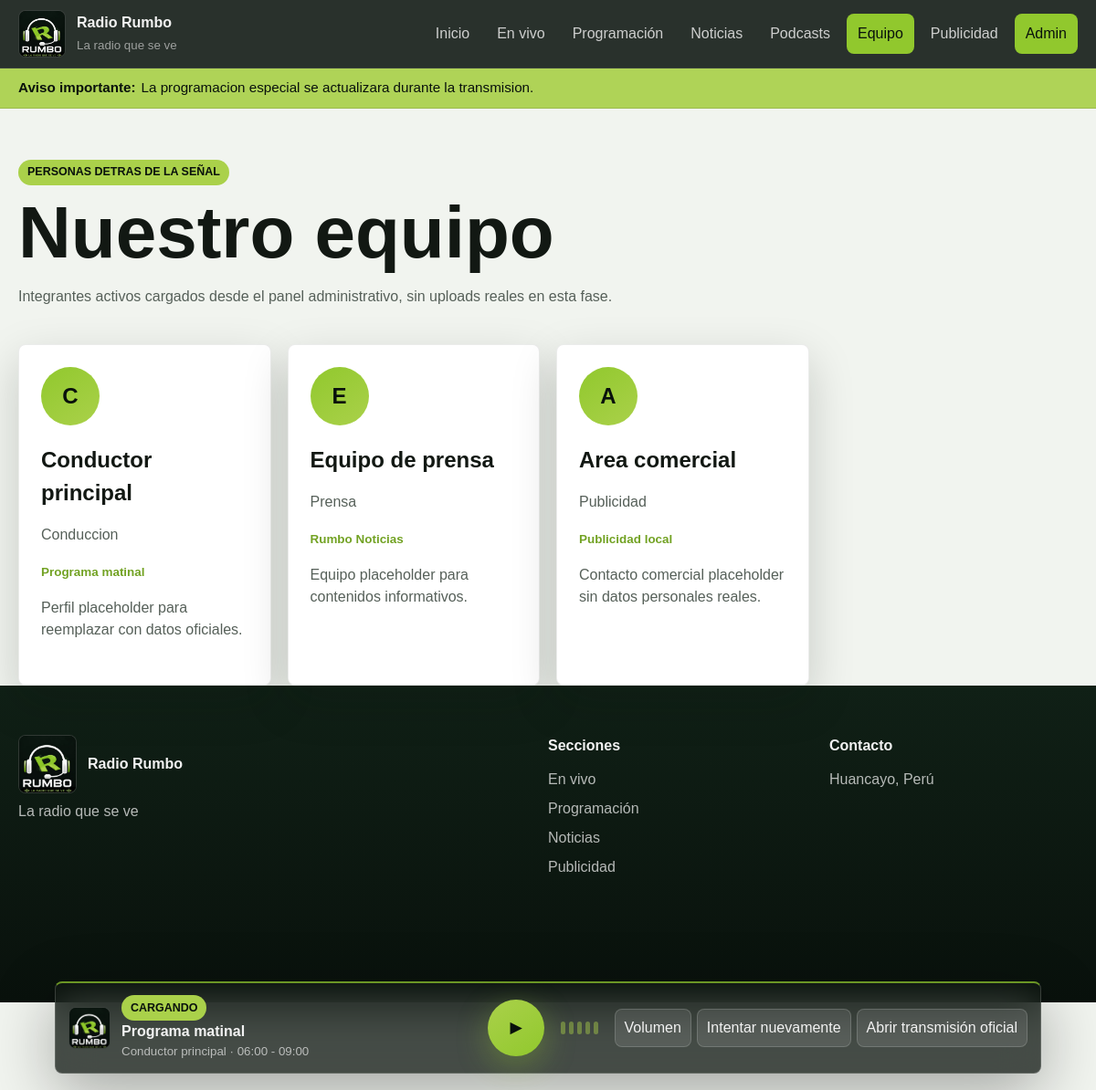
The app's page /equipo/index.php with its own data.
### tables this page shows
CREATE TABLE urgent_notices (
    id INT UNSIGNED AUTO_INCREMENT PRIMARY KEY,
    title VARCHAR(160) NOT NULL,
    message VARCHAR(500) NOT NULL,
    type ENUM('info', 'warning', 'urgent', 'event') NOT NULL DEFAULT 'info',
    status ENUM('draft', 'active', 'inactive', 'archived') NOT NULL DEFAULT 'draft',
    start_at DATETIME NULL,
    end_at DATETIME NULL,
    display_order INT UNSIGNED NOT NULL DEFAULT 0,
    created_at TIMESTAMP DEFAULT CURRENT_TIMESTAMP,
    updated_at TIMESTAMP DEFAULT CURRENT_TIMESTAMP ON UPDATE CURRENT_TIMESTAMP
);

CREATE TABLE team_members (
    id INT UNSIGNED AUTO_INCREMENT PRIMARY KEY,
    name VARCHAR(140) NOT NULL,
    role VARCHAR(140) NOT NULL,
    program_name VARCHAR(140) NULL,
    bio TEXT NULL,
    photo_path VARCHAR(255) NULL,
    facebook_url VARCHAR(255) NULL,
    instagram_url VARCHAR(255) NULL,
    is_active TINYINT(1) NOT NULL DEFAULT 1,
    display_order INT UNSIGNED NOT NULL DEFAULT 0,
    created_at TIMESTAMP DEFAULT CURRENT_TIMESTAMP,
    updated_at TIMESTAMP DEFAULT CURRENT_TIMESTAMP ON UPDATE CURRENT_TIMESTAMP
);

### app/Core/View.php (called while the page is built, shortened)
<?php
final class View
{
    public static function render(string $view, array $data = []): void
    {
        $basePath = dirname(__DIR__, 2) . DIRECTORY_SEPARATOR . 'resources' . DIRECTORY_SEPARATOR . 'views';
        $relativePath = str_replace('.', DIRECTORY_SEPARATOR, $view) . '.php';
        $viewPath = $basePath . DIRECTORY_SEPARATOR . $relativePath;
        $realViewPath = realpath($viewPath);
        extract($data, EXTR_SKIP);
        require $realViewPath;
    }
}

### app/Controllers/Public/TeamController.php (called while the page is built, shortened)
<?php
final class TeamController
{
    public function index(array $mock): void
    {
        try {
            $items = $this->teamService()->active();
        } catch (Throwable) {
            $items = [];
        }
        View::render('layouts.public', [
            'active' => 'equipo',
            'contentView' => 'team',
            'mock' => $mock,
            'pageTitle' => 'Radio Rumbo - Equipo',
            'teamMembers' => $items,
        ]);
    }
    private function teamService(): TeamService
    {
        if (!$this->team instanceof TeamService) {
            $this->team = new TeamService();
        }
        return $this->team;
    }
}

### public/equipo/index.php (called while the page is built, shortened)
<?php
$rootPath = rr_bootstrap();
(new TeamController())->index(rr_mock_data($rootPath));

### app/Core/Database.php (called while the page is built, shortened)
<?php
final class Database
{
    private static ?PDO $connection = null;
    public static function connection(): PDO
    {
        if (self::$connection instanceof PDO) {
            return self::$connection;
        }
        $host = self::env('DB_HOST', '127.0.0.1');
        $port = self::env('DB_PORT', '3306');
        $database = self::env('DB_DATABASE', 'radio_rumbo');
        $username = self::env('DB_USERNAME', 'root');
        $password = self::env('DB_PASSWORD', '');
        $dsn = sprintf(
            'mysql:host=%s;port=%s;dbname=%s;charset=utf8mb4',
            $host,
            $port,
            $database
        );
        try {
            self::$connection = new PDO($dsn, $username, $password, [
                PDO::ATTR_ERRMODE => PDO::ERRMODE_EXCEPTION,
                PDO::ATTR_DEFAULT_FETCH_MODE => PDO::FETCH_ASSOC,
                PDO::ATTR_EMULATE_PREPARES => false,
            ]);
        } catch (PDOException $exception) {
            throw new PDOException(
                'No se pudo conectar con la base de datos.',
                (int) $exception->getCode(),
                $exception
            );
        }
        return self::$connection;
    }
    private static function env(string $key, string $default = ''): string
    {
        $value = $_ENV[$key] ?? $_SERVER[$key] ?? getenv($key);
        return is_string($value) && $value !== '' ? $value : $default;
    }
}

### app/Models/UrgentNotice.php (called while the page is built, shortened)
<?php
final class UrgentNotice
{
    public function active(): array
    {
        $statement = $this->pdo()->prepare(
            'SELECT id, title, message, type, status, start_at, end_at, display_order
             FROM urgent_notices
             WHERE status = :status
               AND (start_at IS NULL OR start_at <= CURRENT_TIMESTAMP)
               AND (end_at IS NULL OR end_at >= CURRENT_TIMESTAMP)
             ORDER BY display_order, id DESC'
        );
        $statement->execute(['status' => 'active']);
        return $this->rows($statement->fetchAll());
    }
    private function rows(array $rows): array
    {
        $result = [];
        foreach ($rows as $row) {
            if (is_array($row)) {
                $result[] = $row;
            }
        }
        return $result;
    }
    private function pdo(): PDO
    {
        return $this->connection ?? Database::connection();
    }
}

### app/Services/UrgentNoticeService.php (called while the page is built, shortened)
<?php
final class UrgentNoticeService
{
    public function active(): array
    {
        return $this->repository()->active();
    }
    private function repository(): UrgentNotice
    {
        if (!$this->notices instanceof UrgentNotice) {
            $this->notices = new UrgentNotice();
        }
        return $this->notices;
    }
}

### public/bootstrap.php (called while the page is built, shortened)
<?php
function rr_mock_data(string $rootPath): array
{
    $data = require $rootPath . '/config/mock-data.php';
    $mock = is_array($data) ? $data : [];
    $mock['station'] = (new SettingService())->station($mock);
    $mock['active_banners'] = rr_active_banners();
    $mock['urgent_notices'] = rr_active_notices();
    return $mock;
}
function rr_active_banners(): array
{
    try {
        return (new BannerService())->active();
    } catch (Throwable) {
        return [];
    }
}
function rr_active_notices(): array
{
    try {
        return (new UrgentNoticeService())->active();
    } catch (Throwable) {
        return [];
    }
}

### app/Helpers/SecurityHelper.php (called while the page is built, shortened)
<?php
final class SecurityHelper
{
    public static function e(string $value): string
    {
        return htmlspecialchars($value, ENT_QUOTES | ENT_SUBSTITUTE, 'UTF-8');
    }
}

### app/Models/TeamMember.php (called while the page is built, shortened)
<?php
final class TeamMember
{
    public function active(): array
    {
        $statement = $this->pdo()->prepare(
            'SELECT id, name, role, program_name, bio, photo_path, facebook_url, instagram_url, display_order
             FROM team_members
             WHERE is_active = :active
             ORDER BY display_order, name, id'
        );
        $statement->execute(['active' => 1]);
        return $this->rows($statement->fetchAll());
    }
    private function rows(array $rows): array
    {
        $result = [];
        foreach ($rows as $row) {
            if (is_array($row)) {
                $result[] = $row;
            }
        }
        return $result;
    }
    private function pdo(): PDO
    {
        return $this->connection ?? Database::connection();
    }
}

### app/Services/TeamService.php (called while the page is built, shortened)
<?php
final class TeamService
{
    public function active(): array
    {
        return $this->repository()->active();
    }
    private function repository(): TeamMember
    {
        if (!$this->team instanceof TeamMember) {
            $this->team = new TeamMember();
        }
        return $this->team;
    }
}

### resources/views/public/team.php (the view, shortened to what this page needs)
<?php
$teamMembers = is_array($teamMembers ?? null) ? $teamMembers : [];
?>
<section class="page-title container">
    <span class="section-kicker">Personas detras de la señal</span>
    <h1>Nuestro equipo</h1>
    <p>Integrantes activos cargados desde el panel administrativo, sin uploads reales en esta fase.</p>
</section>
<section class="container team-grid">
    <?php foreach ($teamMembers as $member): ?>
        <article class="person-card large">
            <?php if ((string) ($member['photo_path'] ?? '') !== ''): ?>
                <img class="avatar-placeholder" src="<?= $e((string) $member['photo_path']) ?>" alt="" width="82" height="82">
            <?php else: ?>
                <div class="avatar-placeholder"><?= $e(strtoupper(substr((string) $member['name'], 0, 1))) ?></div>
            <?php endif; ?>
            <h2><?= $e((string) $member['name']) ?></h2>
            <p><?= $e((string) $member['role']) ?></p>
            <span><?= $e((string) ($member['program_name'] ?: 'Radio Rumbo')) ?></span>
            <?php if ((string) ($member['bio'] ?? '') !== ''): ?><p><?= $e((string) $member['bio']) ?></p><?php endif; ?>
        </article>
    <?php endforeach; ?>
</section>

### resources/views/partials/urgent-notice-bar.php (shortened to what this page needs)
<?php
$urgentNotices = is_array($mock['urgent_notices'] ?? null) ? $mock['urgent_notices'] : [];
?>
<?php if ($urgentNotices !== []): ?>
    <section class="urgent-notice-bar" aria-label="Avisos importantes">
        <div class="container">
            <?php foreach (array_slice($urgentNotices, 0, 2) as $notice): ?>
                <article class="urgent-notice urgent-notice-<?= $e((string) $notice['type']) ?>">
                    <strong><?= $e((string) $notice['title']) ?>:</strong>
                    <span><?= $e((string) $notice['message']) ?></span>
                </article>
            <?php endforeach; ?>
        </div>
    </section>
<?php endif; ?>

### resources/views/partials/floating-player.php (shortened to what this page needs)
<?php
$audioUrl = is_string($station['stream_audio_url'] ?? null) ? $station['stream_audio_url'] : '';
?>
<aside class="floating-player" aria-label="Reproductor en vivo" data-audio-status-root>
    <div class="player-station">
        <img class="player-logo" src="/assets/img/radio-rumbo-logo.png" alt="" width="46" height="46">
        <div>
            <span class="live-pill" data-audio-status-label>En vivo</span>
            <strong><?= $e((string) ($currentProgram['name'] ?? 'Programa matinal')) ?></strong>
            <small><?= $e((string) ($currentProgram['host'] ?? 'Conductor principal')) ?> · <?= $e((string) ($currentProgram['schedule'] ?? 'Horario')) ?></small>
        </div>
    </div>
    <button class="player-play" type="button" data-player-toggle aria-label="Reproducir o pausar radio en vivo">
        <span data-player-icon>▶</span>
    </button>
    <div class="audio-waves" aria-hidden="true">
        <span></span><span></span><span></span><span></span><span></span>
    </div>
    <div class="player-actions">
        <button type="button" aria-label="Volumen visual">Volumen</button>
        <button type="button" data-audio-retry>Intentar nuevamente</button>
        <?php if ($audioUrl !== ''): ?>
            <a href="<?= $e($audioUrl) ?>" target="_blank" rel="noopener noreferrer">Abrir transmisión oficial</a>
        <?php else: ?>
            <a href="/en-vivo/" aria-label="Abrir transmisión en vivo">Abrir</a>
        <?php endif; ?>
    </div>
</aside>

### records on screen
urgent_notices: title "Aviso importante", message "La programacion especial se actualizara durante la transmision."
team_members: name "C", name "Conductor principal", role "Conduccion", program_name "Programa matinal", bio "Perfil placeholder para reemplazar con datos oficiales."
team_members: name "E", name "Equipo de prensa", role "Prensa", program_name "Rumbo Noticias", bio "Equipo placeholder para contenidos informativos."
team_members: name "A", name "Area comercial", role "Publicidad", program_name "Publicidad local", bio "Contacto comercial placeholder sin datos personales reales."

### other values on screen
$e((string) ($station['name'] ?? 'Radio Rumbo')) "Radio Rumbo"
$e((string) ($station['tagline'] ?? 'La radio que se ve')) "La radio que se ve"
$e($item['label']) "Inicio"
$e($item['label']) "En vivo"
$e($item['label']) "Programación"
$e($item['label']) "Noticias"
$e($item['label']) "Podcasts"
$e($item['label']) "Equipo"
$e($item['label']) "Publicidad"
$e((string) ($station['location'] ?? 'Huancayo, Perú')) "Huancayo, Perú"
$e((string) ($currentProgram['schedule'] ?? 'Horario')) "06:00 - 09:00"
